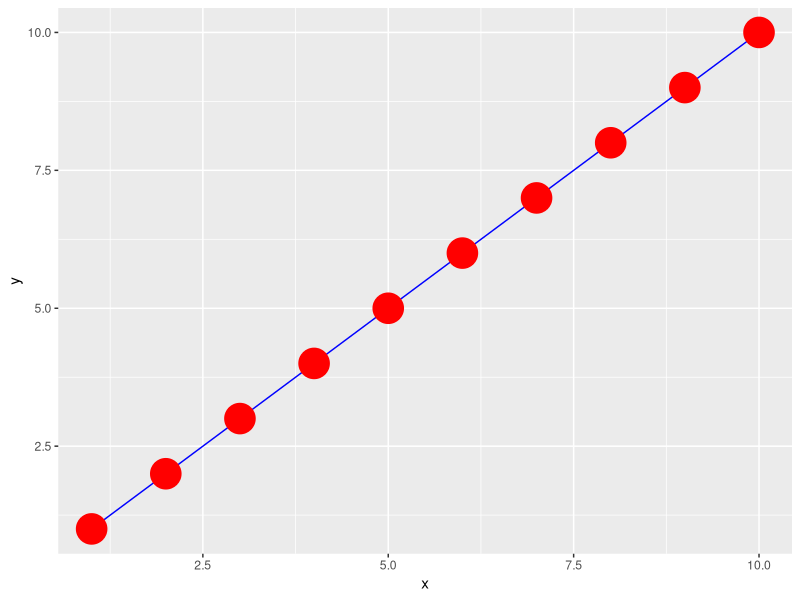

This figure's R source:
library(ggplot2)

# Przykładowe dane
dane <- data.frame(x = 1:10, y = (1:10))

# Wykres z ggplot2
ggplot(dane, aes(x = x, y = y)) +
  geom_line(color = "blue")+
  geom_point(color ="red" , size=10)
  labs(title = "Wykres y od x", x = "Oś x", y = "Oś y") +
  theme_minimal()